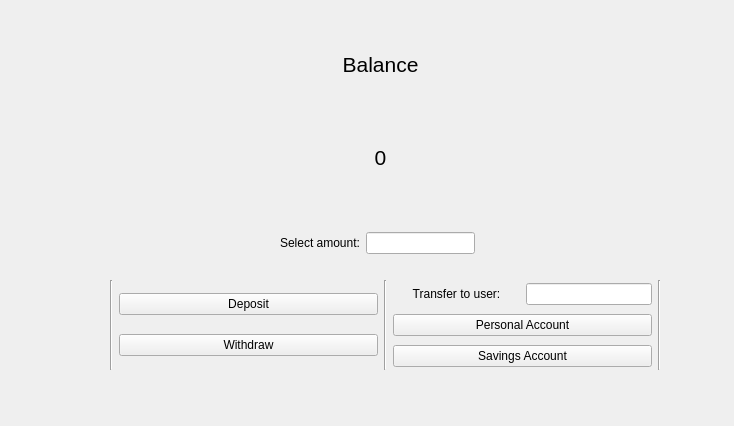
<?xml version="1.0" encoding="UTF-8"?>
<ui version="4.0">
 <class>SavingsAccountWindow</class>
 <widget class="QWidget" name="SavingsAccountWindow">
  <property name="geometry">
   <rect>
    <x>0</x>
    <y>0</y>
    <width>734</width>
    <height>426</height>
   </rect>
  </property>
  <property name="sizePolicy">
   <sizepolicy hsizetype="Fixed" vsizetype="Preferred">
    <horstretch>0</horstretch>
    <verstretch>0</verstretch>
   </sizepolicy>
  </property>
  <property name="windowTitle">
   <string>Form</string>
  </property>
  <widget class="QWidget" name="layoutWidget">
   <property name="geometry">
    <rect>
     <x>240</x>
     <y>20</y>
     <width>281</width>
     <height>181</height>
    </rect>
   </property>
   <layout class="QVBoxLayout" name="BalanceDisplay">
    <item>
     <layout class="QVBoxLayout" name="verticalLayout_3">
      <item>
       <layout class="QVBoxLayout" name="verticalLayout_2">
        <item>
         <widget class="QLabel" name="label">
          <property name="font">
           <font>
            <pointsize>16</pointsize>
           </font>
          </property>
          <property name="text">
           <string>Balance</string>
          </property>
          <property name="alignment">
           <set>Qt::AlignmentFlag::AlignCenter</set>
          </property>
         </widget>
        </item>
        <item>
         <widget class="QLabel" name="balance">
          <property name="font">
           <font>
            <pointsize>16</pointsize>
           </font>
          </property>
          <property name="text">
           <string>0</string>
          </property>
          <property name="alignment">
           <set>Qt::AlignmentFlag::AlignCenter</set>
          </property>
         </widget>
        </item>
       </layout>
      </item>
     </layout>
    </item>
   </layout>
  </widget>
  <widget class="QWidget" name="layoutWidget">
   <property name="geometry">
    <rect>
     <x>280</x>
     <y>230</y>
     <width>195</width>
     <height>26</height>
    </rect>
   </property>
   <layout class="QHBoxLayout" name="Select">
    <item>
     <widget class="QLabel" name="label_4">
      <property name="text">
       <string>Select amount:</string>
      </property>
     </widget>
    </item>
    <item>
     <widget class="QLineEdit" name="amount"/>
    </item>
   </layout>
  </widget>
  <widget class="QWidget" name="layoutWidget">
   <property name="geometry">
    <rect>
     <x>110</x>
     <y>280</y>
     <width>551</width>
     <height>90</height>
    </rect>
   </property>
   <layout class="QHBoxLayout" name="horizontalLayout_3">
    <item>
     <widget class="Line" name="line_3">
      <property name="orientation">
       <enum>Qt::Orientation::Vertical</enum>
      </property>
     </widget>
    </item>
    <item>
     <layout class="QVBoxLayout" name="DepositWithdraw">
      <item>
       <widget class="QPushButton" name="deposit">
        <property name="text">
         <string>Deposit</string>
        </property>
       </widget>
      </item>
      <item>
       <widget class="QPushButton" name="withdraw">
        <property name="text">
         <string>Withdraw</string>
        </property>
       </widget>
      </item>
     </layout>
    </item>
    <item>
     <widget class="Line" name="line">
      <property name="orientation">
       <enum>Qt::Orientation::Vertical</enum>
      </property>
     </widget>
    </item>
    <item>
     <layout class="QVBoxLayout" name="Transfer">
      <property name="sizeConstraint">
       <enum>QLayout::SizeConstraint::SetNoConstraint</enum>
      </property>
      <item>
       <layout class="QHBoxLayout" name="horizontalLayout">
        <item>
         <widget class="QLabel" name="label_2">
          <property name="sizePolicy">
           <sizepolicy hsizetype="Preferred" vsizetype="Maximum">
            <horstretch>0</horstretch>
            <verstretch>0</verstretch>
           </sizepolicy>
          </property>
          <property name="text">
           <string>Transfer to user:</string>
          </property>
          <property name="alignment">
           <set>Qt::AlignmentFlag::AlignCenter</set>
          </property>
         </widget>
        </item>
        <item>
         <widget class="QLineEdit" name="receiver_user_id">
          <property name="sizePolicy">
           <sizepolicy hsizetype="Preferred" vsizetype="Fixed">
            <horstretch>0</horstretch>
            <verstretch>0</verstretch>
           </sizepolicy>
          </property>
         </widget>
        </item>
       </layout>
      </item>
      <item>
       <widget class="QPushButton" name="transfer_personal">
        <property name="text">
         <string>Personal Account</string>
        </property>
       </widget>
      </item>
      <item>
       <widget class="QPushButton" name="transfer_savings">
        <property name="text">
         <string>Savings Account</string>
        </property>
       </widget>
      </item>
     </layout>
    </item>
    <item>
     <widget class="Line" name="line_2">
      <property name="orientation">
       <enum>Qt::Orientation::Vertical</enum>
      </property>
     </widget>
    </item>
   </layout>
  </widget>
 </widget>
 <resources/>
 <connections/>
</ui>
